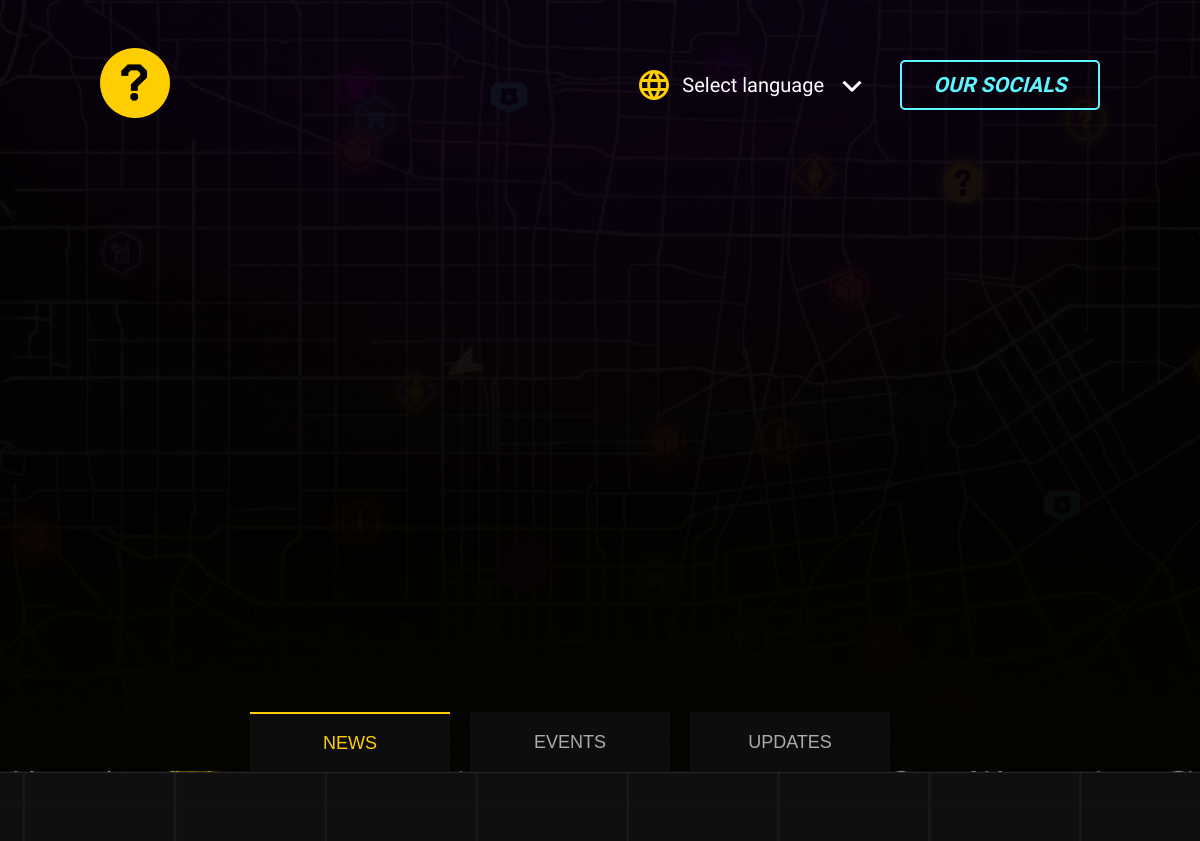
/info_center/ (upper part), run on an earlier commit of the app's database.
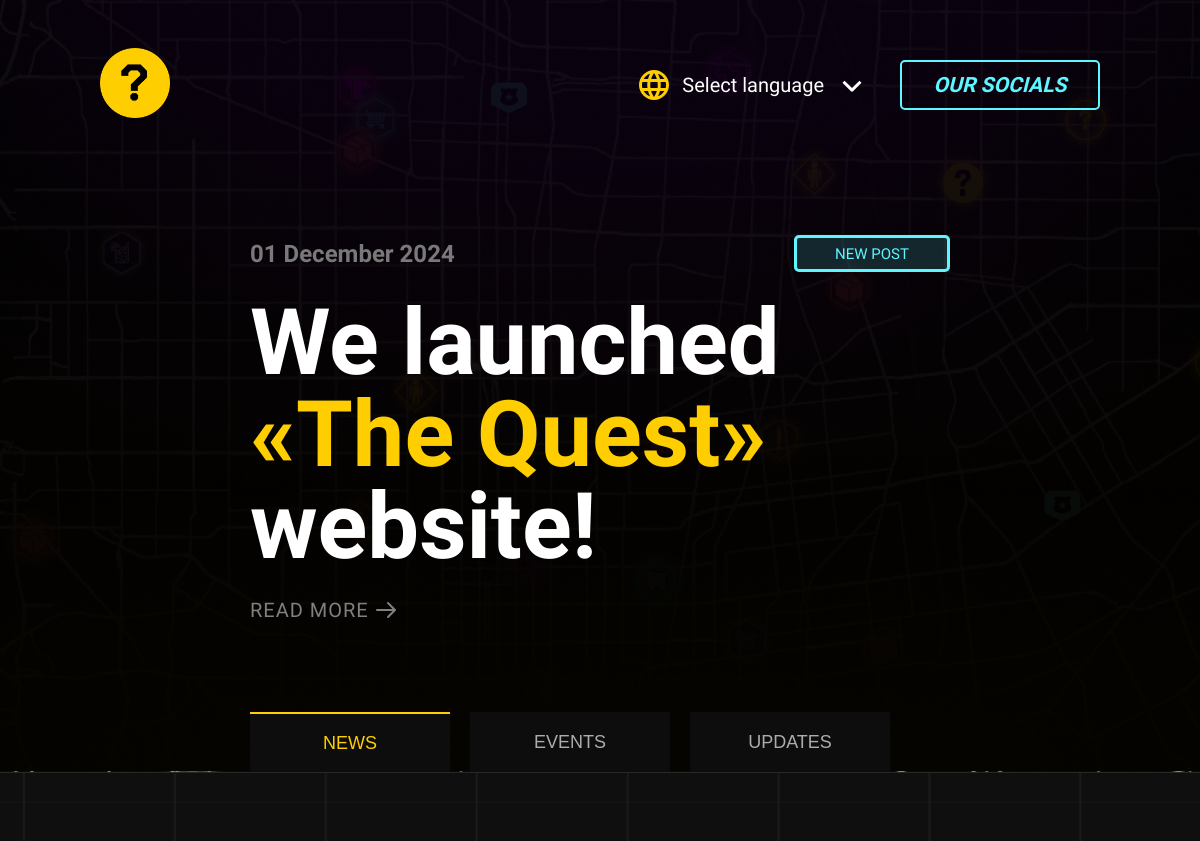
And on a later commit of the database.
### main/models.py (models this page shows, shortened)
class News(models.Model):
    title = RichTextField(help_text="Вы можете использовать HTML или стилизовать текст с разными цветами.")
    description = RichTextField(blank=True, verbose_name='Текст новости:')
    news_image = models.ImageField(upload_to='news-imgs', null=True, verbose_name='Изображение для новости')
    content_image = models.ImageField(upload_to='content_imgs', null=True, verbose_name='Фон для блока новости')
    published_date = models.DateField(auto_now_add=True, verbose_name='Дата публикации')
    is_visible = models.BooleanField(default=True, verbose_name="Показывать новость")
    is_featured = models.BooleanField(default=False, verbose_name="Отображать в главном блоке")

### main/views.py (the view)
# urls.py: path('info_center/', views.info_center, name='info_center'),
def info_center(request):
    section = request.GET.get('section', 'news')
    news_list = News.objects.filter(is_visible=True).order_by('-published_date')
    events_list = Event.objects.filter(is_visible=True).order_by('date')
    updates_list = Update.objects.filter(is_visible=True).order_by('-published_date')
    featured_news = News.objects.filter(is_featured=True).first()
    featured_event = Event.objects.filter(is_featured=True).first()
    featured_update = Update.objects.filter(is_featured=True).first()
    featured_item = featured_news or featured_event or featured_update
    return render(request, 'info_center.html', {
        'active_page': 'info_center',
        'news_list': news_list,
        'events_list': events_list,
        'updates_list': updates_list,
        'latest_news': featured_item,
        'active_section': section
    })

### main/templates/info_center.html (shortened to what this page needs)
{% extends 'template.html' %}
{% load static %}
{% block css %}
  <link rel="stylesheet" href="{% static 'css/info_center.css' %}">
  <link rel="stylesheet" href="{% static 'css/card.css' %}">
{% endblock %}
{% block body %}
<main>
    <div class="main-container">
        <div class="info">
            {% if latest_news %}
                <div class="main-content">
                    <span class="sub-title">{{ latest_news.published_date|date:"d F Y" }}</span>
                    <p>NEW POST</p>
                </div>
                <div class="main-text">
                    <p>{{ latest_news.title|safe }}</p>
                </div>
                <div class="readmore">
                    <a href="{% url 'news_detail' latest_news.pk %}">
                        READ MORE
                    </a>
                </div>
            {% else %}
                <p class="no-news-message">No recent posts available.</p>
            {% endif %}
        </div>
        <div class="menu">
            <button href="?section=news" class="menu-button" data-section="news">NEWS</button>
            <button href="?section=events" class="menu-button" data-section="events">EVENTS</button>
            <button href="?section=updates" class="menu-button" data-section="updates">UPDATES</button>
        </div>
    </div>
    <div class="news-events-updates">
        <div class="content" id="news">
        </div>
        </div>
</main>
{% endblock %}

### main/templates/template.html (shortened to what this page needs)
{% load static %}
<!DOCTYPE html>
<html lang="en">
<head>
  {% block css %}
  {% endblock %}
  <link rel="stylesheet" href="{% static 'css/header.css' %}">
  <link rel="stylesheet" href="{% static 'css/navigation.css' %}">
</head>
<body>
    <header class="header {{ header_class }}">
      <div class="logo">
          <a href="/map"><img src="/static/img/logoquest.png" alt="The Quest Logo"></a>
      </div>
      <div class="header-right">
          <div class="language-switch">
            <img src="/static/img/language-icon.svg" class="icon" alt="Language Icon">
            <span>Select language</span>
            <img src="/static/img/arrow-icon.svg" class="arrow-icon" alt="Arrow Icon">
        </div>
          <button class="our-socials-btn socials">OUR SOCIALS</button>
      </div>
    </header>
  {% block body %}
  {% endblock %}
</body>
</html>

### main/static/css/info_center.css (style rules this page uses)
body, html { background: url(/static/img/bg.png) no-repeat center center/cover; margin: 0; padding: 0; height: 100vh; overflow-x: hidden; font-family: 'Chakra Petch', sans-serif; }
body { position: relative; }
.main-container { position: relative; border-bottom: 1px solid rgb(39, 39, 39); height: 800px; display: flex; top: -150px; flex-direction: column; justify-content: flex-end; background: url(/static/img/herosection.png) no-repeat center center/cover; }
.info { margin: 0px 250px 0; text-align: left; }
.main-content { display: flex; justify-content: space-between; align-items: center; margin: 0; margin-bottom: 25px; }
.sub-title { color: #797979; font-size: 24px; font-weight: 800; }
.main-text p { margin: 0; font-size: 92px; line-height: 92px; font-weight: bold; margin-bottom: 25px; color: white; }
.readmore a { text-decoration: none; font-size: 20px; color: rgb(128, 128, 128); letter-spacing: 1px; line-height: 24px; font-weight: 200; display: inline-flex; align-items: center; }
.right-arrow-icon { width: 24px; height: 24px; margin-left: 5px; vertical-align: middle; }
.main-content p { font-size: 15px; font-weight: 500; border: solid 3px #5EF5FF; border-radius: 5px; color: #5EF5FF; background: rgb(94, 246, 255, 15%); height: 31px; width: 150px; display: flex; justify-content: center; align-items: center; text-align: center; margin: 0; }
.menu { margin-left: 250px; margin-top: 90px; display: flex; flex-wrap: nowrap; overflow-x: auto; gap: 20px; }
.menu .menu-button { width: 200px; height: 60px; background-color: #0D0D0D; color: #ACACAC; border: none; font-size: 18px; font-weight: 500; letter-spacing: 2%; text-align: center; cursor: pointer; transition: background-color 0.3s, color 0.3s; }
.menu-button.active { color: #FFCE00; border-top: 2px solid #FFCE00; }
.content { padding: 20px; }
p { margin: 0; }

### main/static/css/card.css (style rules this page uses)
.news-events-updates { height: auto; background-color: transparent; color: antiquewhite; margin-top: -100px; padding-bottom: 200px; }

### main/static/css/header.css (style rules this page uses)
:root { --primary-color: #5EF6FF; --background-dark: #222; --text-light: #FFF; --secondary-color: #FFCE00; --font-family: 'Chakra Petch', sans-serif; }
.header { display: flex; justify-content: space-between; align-items: center; padding: 0px 250px; margin-top: 48px; font-family: 'Chakra Petch', sans-serif; color: #fff; position: relative; width: 100%; z-index: 10; box-sizing: border-box; transform: none !important; }
.header .logo img { max-height: 70px; }
.header-right { display: flex; align-items: center; gap: 30px; }
.language-switch { display: flex; align-items: center; gap: 10px; font-size: 20px; font-weight: 500; position: relative; cursor: pointer; }
.language-switch .icon, .language-switch .arrow-icon { width: 36px; height: 36px; }
.arrow-icon { transition: transform 0.3s ease; }
.our-socials-btn { width: 200px; height: 50px; font-family: 'Chakra Petch', sans-serif; font-weight: bold; font-style: italic; font-size: 21px; letter-spacing: -1%; color: #5EF6FF; background: none; border: 2px solid var(--primary-color); border-radius: 5px; cursor: pointer; transition: all 0.3s ease; }
@media (max-width: 1400px) { .header { padding: 0px 150px; } }
@media (max-width: 1200px) { .header { padding: 0px 100px; } }

What changed in the data, as far as the page shows it:
now on this page (row edited): News: published_date "01 December 2024", title "We launched «The Quest» website!"
Also different on the page:
text now shown: "NEW POST READ MORE"
